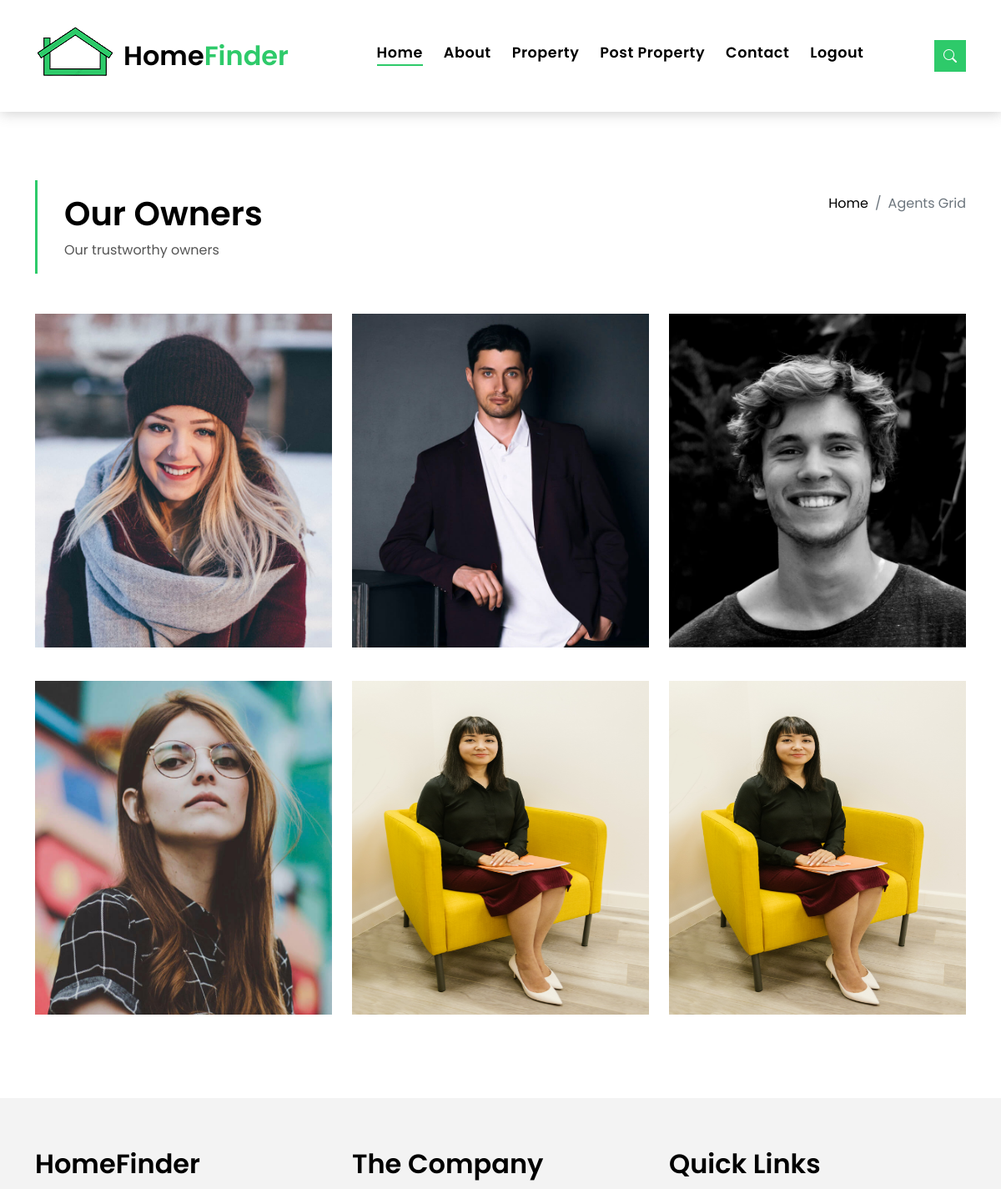
Before: /agents_grid/ (signed in, upper part) with the older database file.
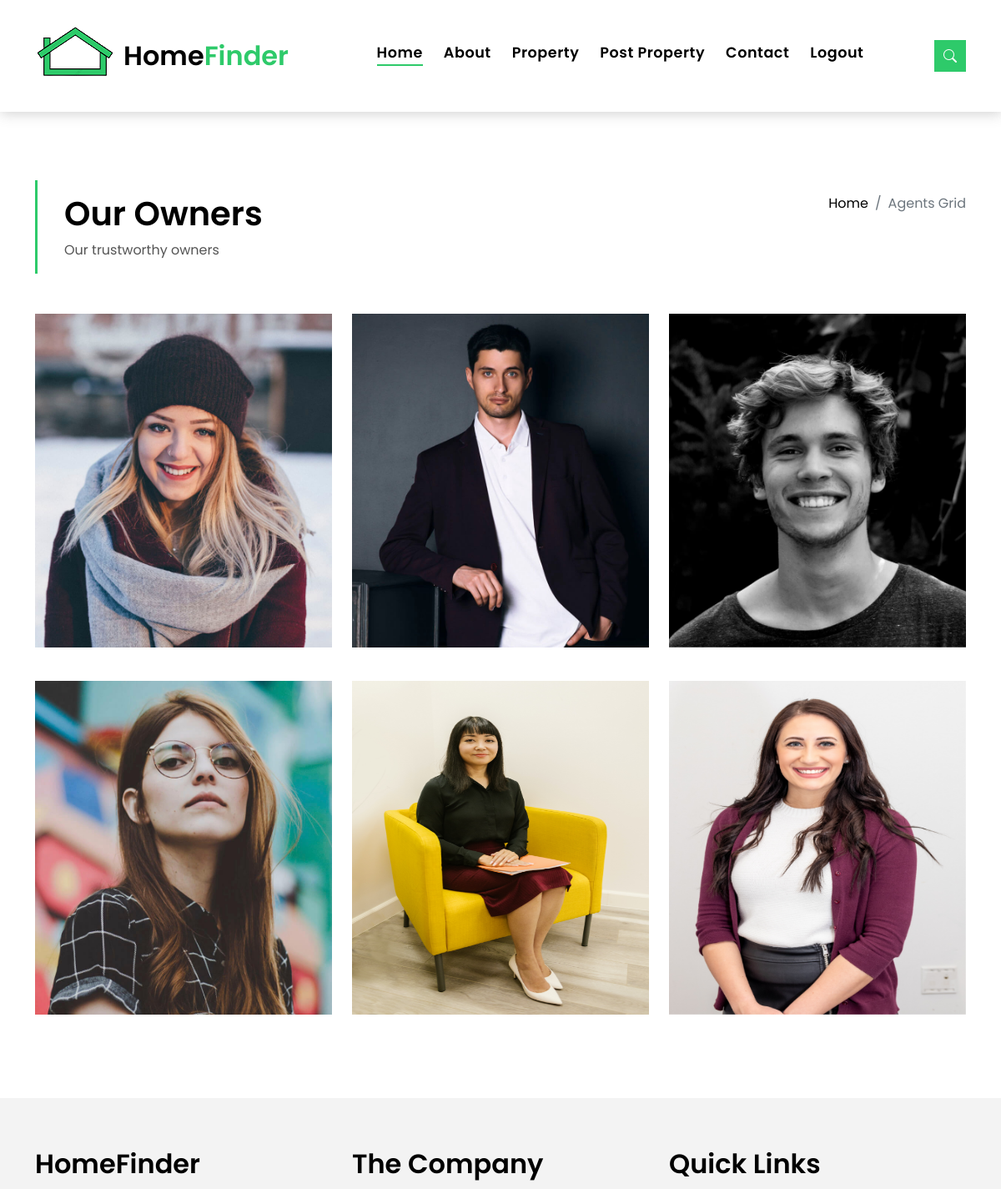
After: the same page with the newer database file.
### HomeFinderApp/models.py (models this page shows)
class Post(models.Model):
    user = models.ForeignKey(User, on_delete=models.CASCADE, null=True, blank=True)
    property_id = models.CharField(max_length=15, null=True)
    location = models.CharField(max_length=100, null=True)
    add1 = models.CharField(max_length=100, null=True)
    pincode = models.CharField(max_length=100, null=True)
    property_type = models.CharField(max_length=100, null=True)
    status = models.CharField(max_length=100, null=True)
    area = models.CharField(max_length=100, null=True)
    price = models.CharField(max_length=100, null=True)
    beds = models.CharField(max_length=100, null=True)
    parking = models.CharField(max_length=100, null=True)
    property_des = models.CharField(max_length=255, null=True)
    imagefile = models.FileField(upload_to="Images", null=True, blank=True)
    videofile = models.FileField(upload_to="Videos", null=True, blank=True)
    name = models.CharField(max_length=100, null=True)
    mobile_no = models.CharField(max_length=10, null=True)
    email = models.EmailField(max_length=100, null=True)
    owner_des = models.CharField(max_length=255, null=True)
    owner_imagefile = models.FileField(upload_to="ProfileImages", null=True, blank=True)
    balcony = models.CharField(max_length=5, null=True, blank=True)
    security = models.CharField(max_length=5, null=True, blank=True)
    tv = models.CharField(max_length=5, null=True, blank=True)
    refrigerator = models.CharField(max_length=5, null=True, blank=True)
    modular_kitchen = models.CharField(max_length=5, null=True, blank=True)
    parking_area = models.CharField(max_length=5, null=True, blank=True)
    power_backup = models.CharField(max_length=5, null=True, blank=True)
    ac = models.CharField(max_length=5, null=True, blank=True)
    fit = models.CharField(max_length=5, null=True, blank=True)
    kids_area = models.CharField(max_length=5, null=True, blank=True)
    water = models.CharField(max_length=5, null=True, blank=True)
    bike = models.CharField(max_length=5, null=True, blank=True)
    class Meta:
        db_table = "Post"

### HomeFinderApp/views.py (the view)
# urls.py: path('agents_grid/', views.agents_grid, name='agents_grid'),
def agents_grid(request):
    if request.user.is_authenticated:
        posts = Post.objects.all()
        context = {'posts': posts}
        return render(request, 'agents_grid.html', context)
    else:
        messages.info(request, 'Login to view more Owners....')
        return render(request, 'signin.html')

### HomeFinderApp/templates/agents_grid.html (shortened to what this page needs)
{% extends 'base.html' %}
{% block content %}
{% load static %}
<main id="main">
    <section class="intro-single">
        <div class="container">
            <div class="row">
                <div class="col-md-12 col-lg-8">
                    <div class="title-single-box">
                        <h1 class="title-single">Our Owners</h1>
                        <span class="color-text-a">Our trustworthy owners</span>
                    </div>
                </div>
                <div class="col-md-12 col-lg-4">
                    <nav aria-label="breadcrumb" class="breadcrumb-box d-flex justify-content-lg-end">
                        <ol class="breadcrumb">
                            <li class="breadcrumb-item">
                                <a href="{% url 'home' %}">Home</a>
                            </li>
                            <li aria-current="page" class="breadcrumb-item active">
                                Agents Grid
                            </li>
                        </ol>
                    </nav>
                </div>
            </div>
        </div>
    </section>
    <section class="agents-grid grid">
        <div class="container">
            <div class="row">
                {% for post in posts %}
                <div class="col-md-4">
                    <div class="card-box-d">
                        <div class="card-img-d">
                            <img alt="" class="img-d img-fluid" style="height: 400px; width:400px " src="{{post.owner_imagefile.url}}">
                        </div>
                        <div class="card-overlay card-overlay-hover">
                            <div class="card-header-d">
                                <div class="card-title-d align-self-center">
                                </div>
                            </div>
                            <div class="card-body-d">
                            </div>
                        </div>
                    </div>
                </div>
                {% endfor %}
            </div>
        </div>
    </section>
</main>
{% endblock %}

### HomeFinderApp/templates/base.html (shortened to what this page needs)
<!DOCTYPE html>
{% load static %}
<html lang="en">
<head>
    <link href="{% static 'vendor/animate.css/animate.min.css' %}" rel="stylesheet">
    <link href="{% static 'vendor/bootstrap/css/bootstrap.min.css' %}" rel="stylesheet">
    <link href="{% static 'vendor/bootstrap-icons/bootstrap-icons.css' %}" rel="stylesheet">
    <link href="{% static 'vendor/swiper/swiper-bundle.min.css' %}" rel="stylesheet">
    <link href="https://use.fontawesome.com/releases/v5.3.1/css/all.css" rel="stylesheet">
    <link href="{% static 'css/style.css' %}" rel="stylesheet">
</head>
<body>
<nav class="navbar navbar-default navbar-trans navbar-expand-lg fixed-top">
    <div class="container">
        <img alt="" rel="apple-touch-icon" src="{% static 'img/apple-touch-icon.png' %}"
             style="padding-right: 10px; padding-bottom: 10px">
        <a class="navbar-brand text-brand" href="{% url 'home' %}">Home<span class="color-b">Finder</span></a>
        <div class="navbar-collapse collapse justify-content-center" id="navbarDefault">
            <ul class="navbar-nav">
                {% if user.is_authenticated %}
                <li class="nav-item">
                    <a class="nav-link active" href="{% url 'home' %}">Home</a>
                </li>
                <li class="nav-item">
                    <a class="nav-link " href="{% url 'about' %}">About</a>
                </li>
                <li class="nav-item">
                    <a class="nav-link " href="{% url 'property_grid' %}">Property</a>
                </li>
                <li class="nav-item">
                    <a class="nav-link " href="{% url 'post_property' %}">Post Property</a>
                </li>
                <li class="nav-item">
                    <a class="nav-link " href="{% url 'contact' %}">Contact</a>
                </li>
                <li class="nav-item">
                    <a class="nav-link " href="{% url 'logout' %}">Logout</a>
                </li>
                {% endif %}
            </ul>
        </div>
        <button class="btn btn-b-n navbar-toggle-box navbar-toggle-box-collapse" data-bs-target="#navbarTogglerDemo01"
                data-bs-toggle="collapse"
                type="button">
            <i class="bi bi-search"></i>
        </button>
    </div>
</nav>
{% block content %}
{% endblock %}
<section class="section-footer">
    <div class="container">
        <div class="row">
            <div class="col-sm-12 col-md-4">
                <div class="widget-a">
                    <div class="w-header-a">
                        <h3 class="w-title-a text-brand">HomeFinder</h3>
                    </div>
                </div>
            </div>
            <div class="col-sm-12 col-md-4 section-md-t3">
                <div class="widget-a">
                    <div class="w-header-a">
                        <h3 class="w-title-a text-brand">The Company</h3>
                    </div>
                </div>
            </div>
            <div class="col-sm-12 col-md-4 section-md-t3">
                <div class="widget-a">
                    <div class="w-header-a">
                        <h3 class="w-title-a text-brand">Quick Links</h3>
                    </div>
                </div>
            </div>
        </div>
    </div>
</section>
</body>
</html>

### static/css/style.css (style rules this page uses)
body { font-family: "Poppins", sans-serif; color: #555555; }
h1, h2, h3, h4, h5, h6 { color: #000000; }
a { color: #000000; text-decoration: none; transition: all 0.5s ease; }
.text-brand { color: #000000; font-size: 2rem; font-weight: 600; }
.color-b { color: #2eca6a; }
.color-text-a { text-decoration: none; color: #555555; }
.btn { transition: 0.5s ease; }
.btn.btn-b-n { background-color: #2eca6a; color: #ffffff; border-radius: 0; }
.navbar-toggle-box { display: inline-flex; align-items: center; justify-content: center; line-height: 0; padding: 10px; }
.navbar-toggle-box i { line-height: 0; }
.navbar-default { transition: all 0.5s ease-in-out; background-color: #ffffff; padding-top: 28px; padding-bottom: 28px; -webkit-backface-visibility: hidden; backface-visibility: hidden; box-shadow: 1px 2px 15px rgba(100, 100, 100, 0.3); }
.navbar-default.navbar-trans, .navbar-default.navbar-reduce { -webkit-backface-visibility: hidden; backface-visibility: hidden; }
.navbar-default.navbar-trans .nav-item, .navbar-default.navbar-reduce .nav-item { position: relative; padding-right: 10px; padding-bottom: 8px; margin-left: 0; }
@media (min-width: 768px) { .navbar-default.navbar-trans .nav-item, .navbar-default.navbar-reduce .nav-item { margin-left: 15px; } }
.navbar-default.navbar-trans .nav-link, .navbar-default.navbar-reduce .nav-link { font-size: 1.1rem; color: #000000; font-weight: 600; letter-spacing: 0.03em; transition: all 0.1s ease-in-out; position: relative; padding-left: 0; padding-right: 0; }
.navbar-default.navbar-trans .nav-link:before, .navbar-default.navbar-reduce .nav-link:before { content: ""; position: absolute; bottom: 5px; left: 0; width: 100%; height: 2px; z-index: 0; background-color: #2eca6a; transform: scaleX(0); transform-origin: right; transition: transform 0.2s ease-out, opacity 0.2s ease-out 0.3s; }
.navbar-default.navbar-trans .show > .nav-link:before, .navbar-default.navbar-trans .active > .nav-link:before, .navbar-default.navbar-trans .nav-link.show:before, .navbar-default.navbar-trans .nav-link.active:before, .navbar-default.navbar-reduce .show > .nav-link:before, .navbar-default.navbar-reduce .active > .nav-link:before, .navbar-default.navbar-reduce .nav-link.show:before, .navbar-default.navbar-reduce .nav-link.active:before { transform: scaleX(1); }
.navbar-default.navbar-trans .nav-link:before { background-color: #2eca6a; }
.navbar-default.navbar-trans .show > .nav-link, .navbar-default.navbar-trans .active > .nav-link, .navbar-default.navbar-trans .nav-link.show, .navbar-default.navbar-trans .nav-link.active { color: #000000; }
.intro-single { padding: 12rem 0 3rem; }
.intro-single .title-single-box { padding: 1rem 0 1rem 2rem; }
.intro-single .title-single-box { border-left: 3px solid #2eca6a; }
.intro-single .title-single-box .title-single { font-weight: 600; font-size: 2.2rem; }
@media (min-width: 768px) { .intro-single .title-single-box .title-single { font-size: 2.1rem; } }
@media (min-width: 992px) { .intro-single .title-single-box .title-single { font-size: 2.5rem; } }
.intro-single .breadcrumb-box { padding: 1rem 0 0 0.5rem; }
.intro-single .breadcrumb { background-color: transparent; padding-right: 0; padding-left: 0; }
@media (min-width: 768px) { .grid .card-box-a, .grid .card-box-b, .grid .card-box-c, .grid .card-box-d { margin-bottom: 2.5rem; } }
.card-box-a, .card-box-b, .card-box-d { position: relative; overflow: hidden; -webkit-backface-visibility: hidden; backface-visibility: hidden; }
.card-overlay { position: absolute; width: 100%; height: 100%; top: 0; left: 0; }
.card-box-d .card-overlay-hover { transition: all 0.2s ease-in-out; padding: 15px 40px 15px 35px; }
@media (min-width: 768px) { .card-box-d .card-overlay-hover { padding: 5px 15px 5px 10px; } }
@media (min-width: 992px) { .card-box-d .card-overlay-hover { padding: 5px 40px 5px 35px; } }
@media (min-width: 1200px) { .card-box-d .card-overlay-hover { padding: 15px 40px 5px 35px; } }
.section-footer { padding-top: 60px; margin-top: 60px; background: #f3f3f3; }
.section-footer .widget-a .w-title-a { margin-bottom: 1rem; }

Changed rows visible on the page:
removed Post: owner_imagefile (picture)
added Post: owner_imagefile (picture)
